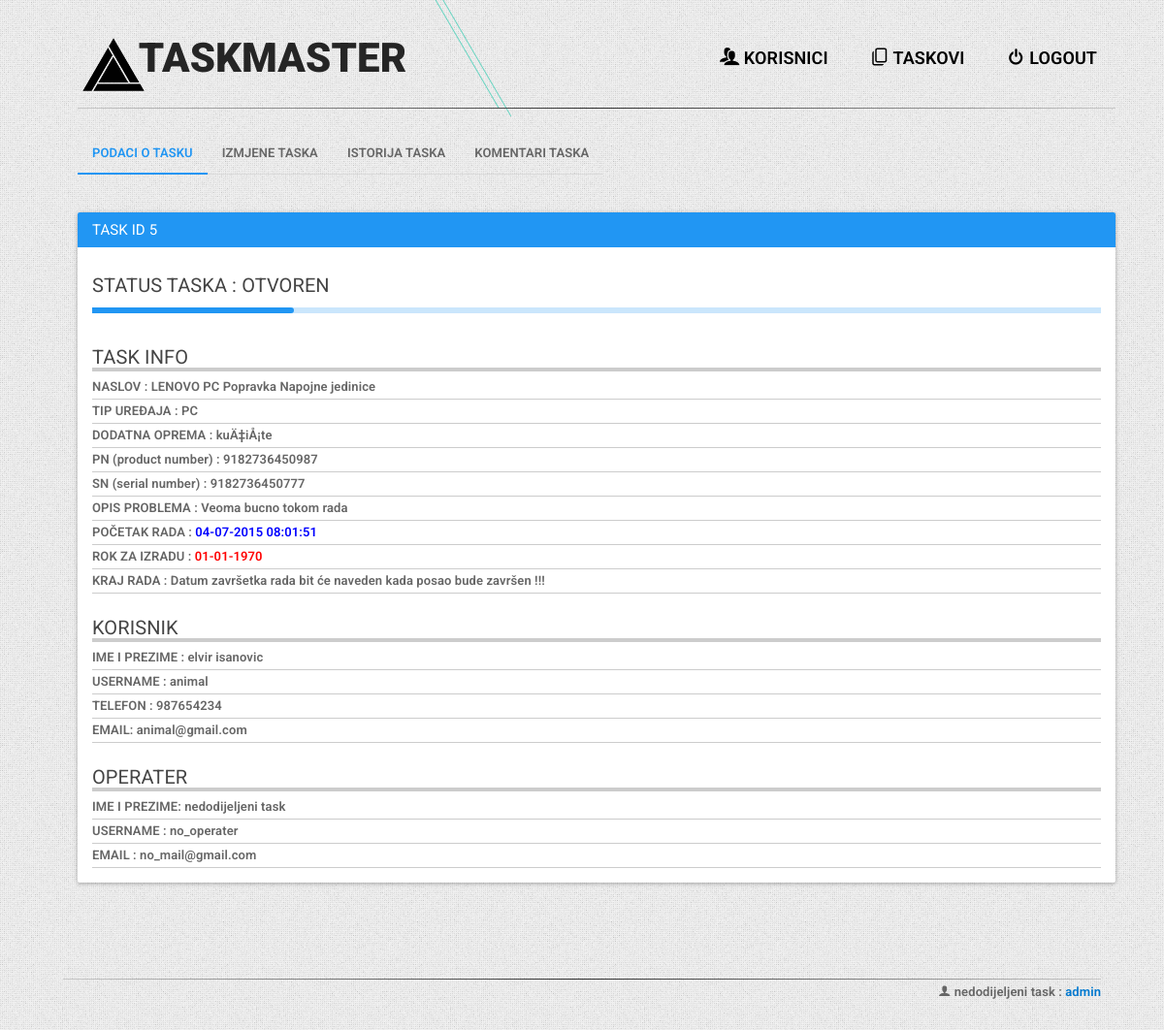
/public/task_operater.php?id_task=5 (signed in), run on the app's committed database.
### tables this page shows
CREATE TABLE `taskovi` (
  `id_task` int(11) NOT NULL,
  `id_korisnik` int(11) NOT NULL,
  `id_operater` int(11) NOT NULL,
  `naslov` varchar(100) NOT NULL,
  `tip_uredjaja` varchar(50) NOT NULL,
  `dodatna_oprema` varchar(50) DEFAULT NULL,
  `pn_broj` varchar(50) NOT NULL,
  `sn_broj` varchar(50) NOT NULL,
  `opis_problema` text,
  `id_status` int(1) NOT NULL,
  `task_start` timestamp NOT NULL DEFAULT CURRENT_TIMESTAMP ON UPDATE CURRENT_TIMESTAMP,
  `task_rok` date DEFAULT NULL,
  `task_end` timestamp NULL DEFAULT NULL
);

CREATE TABLE `task_statusi` (
  `id_status` int(1) NOT NULL,
  `status` text
);

CREATE TABLE `korisnici` (
  `id_korisnik` int(11) NOT NULL,
  `ime` varchar(50) NOT NULL,
  `prezime` varchar(50) NOT NULL,
  `telefon` varchar(50) NOT NULL,
  `email` varchar(50) NOT NULL,
  `username` varchar(50) NOT NULL,
  `hashed_password` varchar(100) NOT NULL
);

CREATE TABLE `operateri` (
  `id_operater` int(11) NOT NULL,
  `ime` varchar(50) NOT NULL,
  `prezime` varchar(50) NOT NULL,
  `username` varchar(50) NOT NULL,
  `email` varchar(50) NOT NULL DEFAULT 'edistizu@gmail.com',
  `hashed_password` varchar(100) NOT NULL,
  `administrator` varchar(1) NOT NULL
);

### includes/functions.php (called while the page is built, shortened)
<?php
	function find_ime_i_prezime_logovanog_admina_ili_operatera($username) {
		global $connection;
		$safe_username = mysqli_real_escape_string($connection, $username);
		$query  = "SELECT concat(ime,' ',prezime)ime_prezime ";
		$query .= "FROM operateri ";
		$query .= "WHERE username = '{$safe_username}' ";
		$query .= "LIMIT 1";
		$operater_set = mysqli_query($connection, $query);
		return $operater_set;
	}
	function find_task_by_id($id_task) {
		global $connection;
		$query  = "SELECT concat(k.ime,' ',k.prezime) ime_korisnika,k.username username_korisnika,k.email korisnik_email,k.telefon korisnik_telefon,concat(o.ime,' ',o.prezime) ime_operatera,o.username username_operatera,o.id_operater id_operatera, o.email email_operatera, t.id_task, t.naslov, t.tip_uredjaja, t.dodatna_oprema, t.pn_broj, t.sn_broj,t.opis_problema,t.task_start,t.task_rok,t.task_end, s.id_status id_status, s.status status ";
		$query .= "FROM taskovi t, korisnici k, operateri o, task_statusi s ";
		$query .= "WHERE t.id_korisnik = k.id_korisnik ";
		$query .= "AND t.id_operater = o.id_operater ";
		$query .= "AND t.id_status = s.id_status ";
		$query .= "AND t.id_task = '{$id_task}' ";
		$query .= "LIMIT 1";
		$task_set = mysqli_query($connection, $query);
		return $task_set;
	}
?>

### public/task_operater.php (the view, shortened to what this page needs)
<?php require_once("../includes/functions.php"); ?>
<?php include("../includes/layouts/header.php"); ?>
<?php
$logovani_korisnik = $_SESSION["username"];
$admin_ime_i_prezime = find_ime_i_prezime_logovanog_admina_ili_operatera($logovani_korisnik);
$ime_i_prezime = mysqli_fetch_assoc($admin_ime_i_prezime);
?>
<?php
$id_task = $_GET["id_task"];
$task_set = find_task_by_id($id_task);
$task = mysqli_fetch_assoc($task_set);
?>
<div class="container">
	<header id="navtop">
		<a href="operater.php" class="logo fleft">
			<img src="img/logo2.png" id="logoimg">
			<div class="fleft grid__item color-9">
				<a class="link link--ilin" href="operater.php"><span>TASK</span><span>MASTER</span></a>
			</div>
		</a>
		<nav class="fright cl-effect-5">
			<ul>
				<li>
					<a href="operater_korisnici.php" class="dr-icon dr-icon-users">
						<span data-hover="Korisnici">Korisnici</span>
					</a>
				</li>
			</ul>
			<ul>
				<li>
				    <a href="operater_taskovi.php" class="dr-icon dr-icon-paper-stack">
					<span data-hover="Taskovi">Taskovi</span>
					</a>
				</li>
			</ul>
		    <ul>
				<li>
					<a href="logout.php" class="dr-icon dr-icon-switch">
					<span data-hover="Logout">Logout</span>
					</a>
				</li>
			</ul>
		</nav>
	</header>
	<div class="container">
	    <div class="style-nav"></div>
		<ul class="nav nav-tabs">
		  <li class="active"><a href="#fiksno" data-toggle="tab" aria-expanded="true">PODACI O TASKU</a></li>
		  <li class=""><a href="#promjenjivo" data-toggle="tab" aria-expanded="false">IZMJENE TASKA</a></li>
		  <li class=""><a href="#istorija" data-toggle="tab" aria-expanded="false">ISTORIJA TASKA</a></li>
		  <li class=""><a href="#komentari" data-toggle="tab" aria-expanded="false">KOMENTARI TASKA</a></li>
		</ul>
		<div id="myTabContent" class="tab-content">
			<div class="tab-pane fade active in" id="fiksno">
				<?php
                if (!empty($task["id_status"]) && ($task["id_status"] ==4))
				{
				echo '<div class="panel panel-danger">';
				}
				else if (!empty($task["id_status"]) && ($task["id_status"] ==5))
				{
				echo '<div class="panel panel-success">';
				}
				else
				{
				echo '<div class="panel panel-primary">';
				}
				?>
				  <div class="panel-heading">
					<h3 class="panel-title">TASK ID <?php echo $task["id_task"]; ?>	</h3>
				  </div>
				  <div class="panel-body"></p>
				  	<h5>STATUS TASKA : <?php echo $task["status"]; ?>	</h5>
					<?php
					    if (!empty($task["id_status"]) && ($task["id_status"] ==1))
								{
								echo '  <div class="progress">
									        <div class="progress-bar" style="width: 20%;"></div>
									    </div>';
								}
					?>
					<h5 style="margin:0px;">TASK INFO</h5>
				    <div class="style-thick" style="margin-bottom:4px;"></div>
					NASLOV : <?php echo $task["naslov"]; ?>
					<div class="style-data"></div>
					TIP UREĐAJA : <?php echo $task["tip_uredjaja"]; ?>
					<div class="style-data"></div>
					DODATNA OPREMA : <?php echo $task["dodatna_oprema"]; ?>
					<div class="style-data"></div>
					PN (product number) : <?php echo $task["pn_broj"]; ?>
					<div class="style-data"></div>
					SN (serial number) : <?php echo $task["sn_broj"]; ?>
					<div class="style-data"></div>
					OPIS PROBLEMA : <?php echo $task["opis_problema"]; ?>
					<div class="style-data"></div>
					POČETAK RADA : <?php echo '<span style="color:blue;">'.date('d-m-Y H:i:s', strtotime($task["task_start"])).'</span>'; ?>
					<div class="style-data"></div>
					ROK ZA IZRADU :
					<?php if (empty($task["task_rok"]))
								{
								echo "Administrator još nije odredio predviđeni rok završetka !!!";
								}
							else
								{
								echo '<span style="color:red;">';
								echo(date('d-m-Y', strtotime($task["task_rok"])));
								echo '</span>';
								}
					?>
					<div class="style-data"></div>
					KRAJ RADA :
					<?php if (empty($task["task_end"]))
								{
								echo "Datum završetka rada bit će naveden kada posao bude završen !!!";
								}
							else
								{
								echo '<span style="color:green;">';
								echo $task["task_end"];
								echo '</span>';
								}
					?>
					<div class="style-data"></div>
					<h5 style="margin:0px;">KORISNIK</h5>
				    <div class="style-thick" style="margin-bottom:4px;"></div>
					IME I PREZIME : <?php echo $task["ime_korisnika"]; ?>
					<div class="style-data"></div>
					USERNAME : <?php echo $task["username_korisnika"]; ?>
					<div class="style-data"></div>
					TELEFON : <?php echo $task["korisnik_telefon"]; ?>
					<div class="style-data"></div>
					EMAIL: <?php echo $task["korisnik_email"]; ?>
					<div class="style-data"></div>
					<h5 style="margin:0px;">OPERATER</h5>
				    <div class="style-thick" style="margin-bottom:4px;"></div>
					IME I PREZIME: <?php echo $task["ime_operatera"]; ?>
					<div class="style-data"></div>
					USERNAME : <?php echo $task["username_operatera"]; ?>
					<div class="style-data"></div>
					EMAIL : <?php echo $task["email_operatera"]; ?>
					<div class="style-data"></div>
				  </div>
				</div>
			</div>
		</div>
	</div>
    <div class="style-nav"></div>
			<p class="fright dr-icon dr-icon-user">
				<?php echo $ime_i_prezime["ime_prezime"] ?>
				: <span class="blue">admin</span>
			</p>
</div>
<?php include("../includes/layouts/footer.php"); ?>

### public/css/bootswatch.css (style rules this page uses)
body { padding-top:50px }
.nav-tabs { margin-bottom:15px }
.progress { margin-bottom:10px }

### data on the page
taskovi: id_task "5", id_status.status "OTVOREN", naslov "LENOVO PC Popravka Napojne jedinice", tip_uredjaja "PC", dodatna_oprema "kuÄ‡iÅ¡te", pn_broj "9182736450987", sn_broj "9182736450777", opis_problema "Veoma bucno tokom rada", task_start "04-07-2015 08:01:51", task_rok "01-01-1970", id_korisnik.username "animal", id_korisnik.telefon "987654234", id_korisnik.email "animal@gmail.com", id_operater.username "no_operater", id_operater.email "no_mail@gmail.com"

### other printed values
$task["ime_korisnika"] "elvir isanovic"
$task["ime_operatera"] "nedodijeljeni task"
$ime_i_prezime["ime_prezime"] "nedodijeljeni task"
